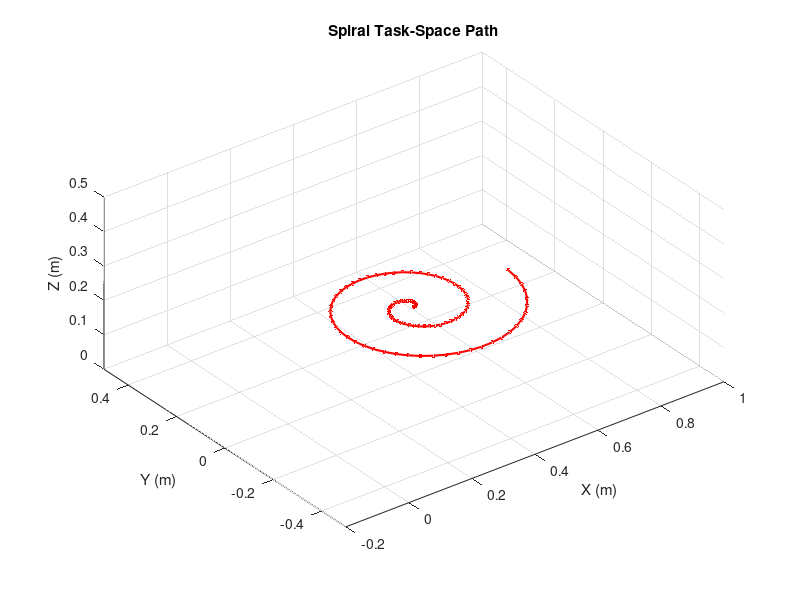

This chart was generated by the following MATLAB code: (Note: this script raises an error after producing the figure.)
%% RBE/ME 501 - Robot Dynamics - Spring 2025
% Homework 3, Problem 3 - FABRIK Real Robot
% Instructor: L. Fichera, <loris@wpi.edu>

close all; clear; clc;

%% Initialize the model of the robot
link_lengths = [0.32; 0.225; 0.035; 0.225; 0.035; 0.055];
N_links = length(link_lengths);
N_points = N_links + 1;

%% Generate the task-space spiral path
nPts = 100;
fprintf('Generating task space path... ');
phi = linspace(0, 4*pi, nPts);
r = linspace(0, 0.3, nPts);
x = r .* cos(phi) + 0.4;
y = r .* sin(phi);
z = 0.2 * ones(1, nPts); % Flat spiral at constant height
path = [x; y; z];
fprintf('Done.\n');

%% Plot the spiral task-space path
figure;
plot3(path(1,:), path(2,:), path(3,:), 'r.-', 'MarkerSize', 10, 'LineWidth', 1.5);
grid on;
axis equal;
xlabel('X (m)');
ylabel('Y (m)');
zlabel('Z (m)');
title('Spiral Task-Space Path');
view(3);

xlim([-0.2 1]);
ylim([-0.5 0.5]);
zlim([0 0.5]);

%% Define joint rotation axes
joint_axes = [
    0 0 1;  % Joint 1 rotates about Z
    0 1 0;  % Joint 2 rotates about Y
    0 1 0;  % Joint 3 rotates about Y
    0 0 1;  % Joint 4 rotates about Z
    0 1 0;  % Joint 5 rotates about Y
    0 0 1;  % Joint 6 rotates about Z
];

%% Solve IK for each target point
solutions = cell(1, nPts);
joint_angles = cell(1, nPts);

for ii = 1:nPts
    % Initial straight configuration along Z
    joint_positions = zeros(N_points,3);
    for k = 2:N_points
        joint_positions(k,:) = joint_positions(k-1,:) + [0 0 link_lengths(k-1)];
    end

    target_pos = path(:,ii)';
    
    joint_positions_new = FABRIK_R(joint_positions, link_lengths, target_pos, 1e-3, 5000);
    
    solutions{ii} = joint_positions_new;
    joint_angles{ii} = extract_joint_angles(joint_positions_new, joint_axes);
end

fprintf('Solved FABRIK for %d target positions!\n', nPts);

%% Animate Robot Following the Spiral Path
figure;
hold on;
grid on;
axis equal;
xlabel('X (m)');
ylabel('Y (m)');
zlabel('Z (m)');
title('Robot Following Spiral Path (FABRIK with Moving Frames)');
view(3);

xlim([-1 1]);
ylim([-1 1]);
zlim([0 1.5]);

% Plot spiral path underneath
plot3(path(1,:), path(2,:), path(3,:), 'r--', 'LineWidth', 1.5);

h = plot3(0,0,0,'-o','LineWidth',2,'MarkerSize',6);

for ii = 1:nPts
    joint_positions = solutions{ii};
    
    set(h, 'XData', joint_positions(:,1), ...
           'YData', joint_positions(:,2), ...
           'ZData', joint_positions(:,3));
    drawnow;
    pause(0.05); % Faster animation
end
